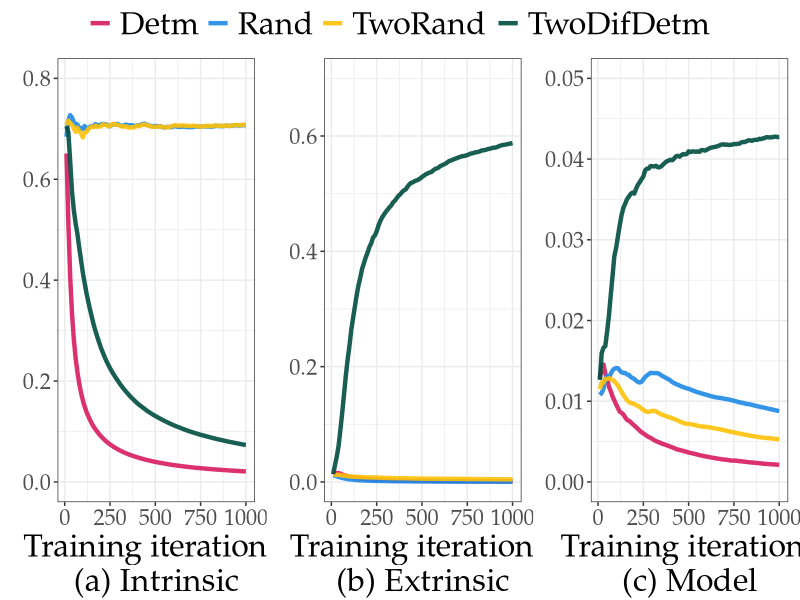
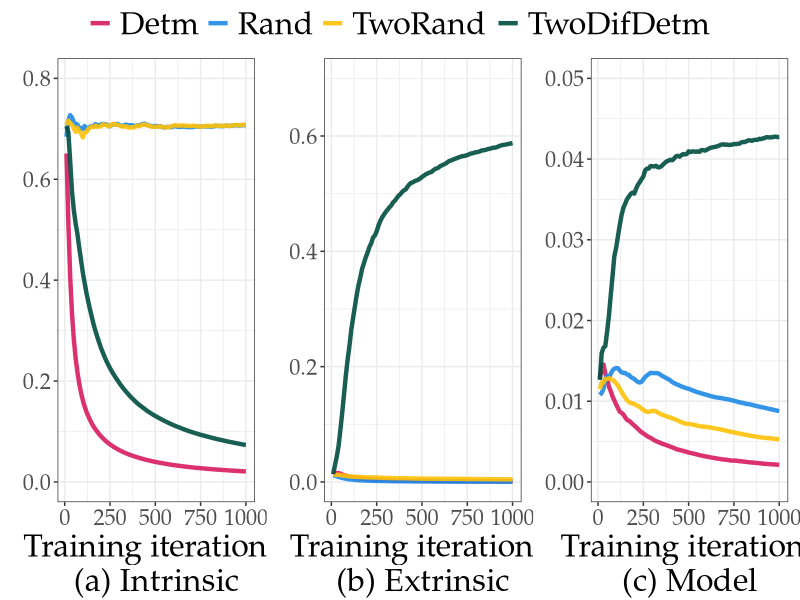

R code for these plots, in order:

library(ggplot2)
library(reshape2)
library(ggpubr)


dat <- read.csv(file='grid_intrinsic.csv')

dat <- melt(dat, id="Number.of.Updates")

print(dat)

p1 <- ggplot(data=dat, aes(x=Number.of.Updates, y=value, colour=variable)) +
    geom_line(size=1.5, alpha=0.9) + 
    scale_colour_manual(values=c("#D81B60", "#1E88E5", "#FFC107", "#004D40")) +
    #scale_fill_brewer(palette="Greens") +
    xlab("Training iterations \n(a) Intrinsic") + 
    ylim(0, 0.8) + 
    theme_bw() +
    theme(text=element_text(family="Palatino"),
          legend.position="top",                                                              
          legend.title=element_blank(),                                         
          legend.text=element_text(size=23),    
          axis.text.x = element_text(size=16),
          axis.text.y = element_text(size=16), 
          axis.title.x = element_text(size=23),
          axis.title.y = element_blank(),
          plot.margin = unit(c(.3,.3,0,.3), "cm")
    )
                
dat <- read.csv(file='grid_extrinsic.csv')

dat <- melt(dat, id="Number.of.Updates")

print(dat)

p2 <- ggplot(data=dat, aes(x=Number.of.Updates, y=value, colour=variable)) +
    geom_line(size=1.5, alpha=0.9) + 
    scale_colour_manual(values=c("#D81B60", "#1E88E5", "#FFC107", "#004D40")) +
    #scale_fill_brewer(palette="Greens") +
    xlab("Training iterations \n(b) Extrinsic") +
    ylim(0, 0.7) + 
    theme_bw() +
    theme(text=element_text(family="Palatino"),
          legend.position="top",                                                              
          legend.title=element_blank(),                                         
          legend.text=element_text(size=23),    
          axis.text.x = element_text(size=16),
          axis.text.y = element_text(size=16), 
          axis.title.x = element_text(size=23),
          axis.title.y = element_blank(),
          plot.margin = unit(c(.3,.3,0,.3), "cm")
    )

dat <- read.csv(file='grid_model.csv')

dat <- melt(dat, id="Number.of.Updates")

print(dat)

p3 <- ggplot(data=dat, aes(x=Number.of.Updates, y=value, colour=variable)) +
    geom_line(size=1.5, alpha=0.9) + 
    scale_colour_manual(values=c("#D81B60", "#1E88E5", "#FFC107", "#004D40")) +
    #scale_fill_brewer(palette="Greens") +
    xlab("Training iterations\n(c) Model") +
    ylim(0, 0.05) + 
    theme_bw() +
    theme(text=element_text(family="Palatino"),
          legend.position="top",                                                              
          legend.title=element_blank(),                                         
          legend.text=element_text(size=23),    
          axis.text.x = element_text(size=16),
          axis.text.y = element_text(size=16), 
          axis.title.x = element_text(size=23),
          axis.title.y = element_blank(),
          plot.margin = unit(c(.3,.3,0,.3), "cm")
    )

                
ggarrange(p1, p2, p3, ncol=3, nrow=1, heights=c(4, 4), align="hv", 
          common.legend = TRUE, legend="top")


ggsave('grid_uncertainty.pdf', height=3, width=10)



